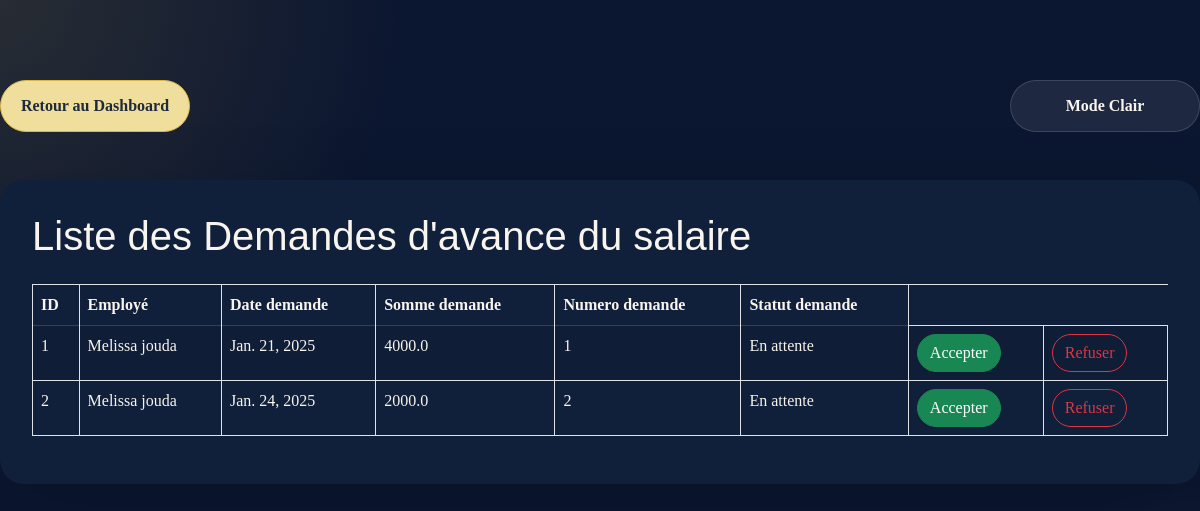
The app's page /acceuil-arh/salaires/demande_avance_salaire/ with its own data.
### app1/models.py (models this page shows, shortened)
class DemandeAvanceSalaire(models.Model):
    Somme = models.FloatField()
    Date_demande = models.DateField(default=timezone.now)
    Employe_demande = models.ForeignKey(Employe, on_delete=models.CASCADE, related_name="demandes_avance")
    num_demande = models.IntegerField()
    statut = models.CharField(max_length=10, choices=[('en_attente', 'En attente'), ('approuve', 'Approuvé'), ('rejete', 'Rejeté')], default='en_attente')
    commentaire = models.TextField(null=True, blank=True)

class Employe(models.Model):
    nom= models.CharField(max_length=20)
    prenom= models.CharField(max_length=20)
    sexe = models.CharField(max_length=10, choices=[('Homme', 'Homme'), ('Femme', 'Femme')], default=0)
    date_de_naissance= models.DateField(default=timezone.now)
    date_aumbauche= models.DateField(default=timezone.now)
    adresse= models.CharField(max_length=30)
    Historique_professionnel= models.CharField(max_length=500)
    Service_Employe= models.ForeignKey(Service, on_delete=models.CASCADE)
    Competance_Employe=models.ManyToManyField(Competances, related_name="comp", blank=True)
    Employe_Formation= models.ManyToManyField(Formations, related_name="frm", blank=True)
    Employe_Utilisateur= models.OneToOneField(Utilisateur, on_delete=models.CASCADE, related_name="employe")
    photo_profil = models.ImageField(upload_to='profile_photos/', null=True, blank=True)
    def __str__(self):
        return f"{self.prenom} {self.nom}"

### app1/views.py (the view)
# urls.py: path('acceuil-arh/salaires/demande_avance_salaire/', views.liste_demande_avance_salaire, name='avance_salaire'),
def liste_demande_avance_salaire(request):
    demandes_avance = DemandeAvanceSalaire.objects.all()
    return render(request, 'liste_demande_avance_salaire.html', { 'demandes_avance': demandes_avance})

### app1/templates/liste_demande_avance_salaire.html (shortened to what this page needs)
<!DOCTYPE html>
<html lang="en">
    {% load static %}
<head>
    <link rel="stylesheet" href="{% static 'css/bootstrap.min.css' %}">
    <link rel="stylesheet" href="{% static 'css/styles.css' %}">
</head>
<body>
    <div class="theme-control-bar">
        <a href="{% url 'acceuil_arh' %}" class="btn btn-primary" id="dashboard-return">Retour au Dashboard</a>
        <button id="theme-toggle" class="btn btn-secondary">Mode Clair/Sombre</button>
    </div>
    <div class="container mt-5">
        <h1 class="mb-4">Liste des Demandes d'avance du salaire</h1>
        <table class="table table-bordered table-striped">
            <thead class="thead-dark">
                <tr>
                    <th>ID</th>
                    <th>Employé</th>
                    <th>Date demande</th>
                    <th>Somme demande</th>
                    <th>Numero demande</th>
                    <th>Statut demande</th>
                </tr>
            </thead>
            <tbody>
                {% for demande in demandes_avance %}
                <tr>
                    <td>{{ demande.id }}</td>
                    <td>{{ demande.Employe_demande }}</td>
                    <td>{{ demande.Date_demande }}</td>
                    <td>{{ demande.Somme }}</td>
                    <td>{{ demande.num_demande }}</td>
                    <td>{{ demande.statut }}</td>
                    <td><a class="btn btn-success" href="{% url 'accepter_demande_avance_salaire' demande.id %}">Accepter</a></td>
                    <td><a class="btn btn-outline-danger" href="{% url 'refuser_demande_avance_salaire' demande.id %}">Refuser</a></td>
                </tr>
                {% empty %}
                <tr>
                  <td colspan="8">Aucune demande trouvée.</td>
                </tr>
                {% endfor %}
            </tbody>
        </table>
    </div>
</body>
</html>

### app1/static/css/styles.css (style rules this page uses)
:root { --bg-base: #0b1630; --bg-card: rgba(255,255,255,0.08); --bg-card-soft: rgba(255,255,255,0.12); --surface: #101f3a; --surface-soft: #162748; --text-light: #f8f4ee; --text-strong: #ffffff; --text-dark: #1f2a3d; --accent: #d9b74b; --accent-soft: #f0de9d; --chart-1: #4d9be6; --chart-2: #ec6a5e; --chart-3: #6dd1b7; --chart-4: #f5c04d; --chart-5: #7c5cff; --chart-6: #ff7fbf; --shadow: 0 24px 80px rgba(0,0,0,0.18); --border: rgba(255,255,255,0.12); }
html { scroll-behavior: smooth; }
body { min-height: 100vh; font-family: 'Poppins', sans-serif; background: radial-gradient(circle at top left, rgba(217,183,75,0.14), transparent 28%), radial-gradient(circle at bottom right, rgba(244,235,215,0.12), transparent 22%), var(--bg-base); color: var(--text-light); margin: 0; padding: 0; padding-top: 80px; }
body, input, textarea, select, button { font-family: inherit; }
h1, h2, h3, h4, h5, h6 { font-family: 'Poppins', sans-serif; }
a { color: inherit; }
button, .btn { border-radius: 999px; transition: all 220ms ease; }
.card, .table, .form-control, .btn { transition: all 220ms ease; }
.table thead th { border-bottom: 1px solid rgba(255,255,255,0.15); }
.btn-primary { background-color: var(--accent); border-color: var(--accent); color: var(--text-dark); }
.table thead th, .table tbody td, .form-label, .navbar a, footer, .card-title, .card-text { color: var(--text-light) !important; }
.theme-control-bar { display: flex; align-items: center; justify-content: space-between; gap: 0.75rem; flex-wrap: wrap; margin-bottom: 1.5rem; }
#theme-toggle, #dashboard-return { min-width: 190px; padding: 0.8rem 1rem; border: 1px solid transparent; font-weight: 600; }
#theme-toggle { background: rgba(255, 255, 255, 0.08); border-color: rgba(255, 255, 255, 0.14); color: var(--text-light); }
#dashboard-return { background: var(--accent-soft); color: var(--text-dark); border-color: var(--accent); }
.container { background: var(--surface); border-radius: 24px; padding: 2rem; box-shadow: var(--shadow); }
.btn-secondary { background-color: rgba(255, 255, 255, 0.08); border-color: rgba(255, 255, 255, 0.12); color: var(--text-light); }
.card, .table, .form-control, .btn, .card-body { transition: all 220ms ease; }
.container { max-width: 1200px; margin: 2rem auto; }

### records on screen
DemandeAvanceSalaire: id "1", Employe_demande "Melissa jouda", Date_demande "Jan. 21, 2025", Somme "4000.0", num_demande "1", statut "En attente"
DemandeAvanceSalaire: id "2", Employe_demande "Melissa jouda", Date_demande "Jan. 24, 2025", Somme "2000.0", num_demande "2", statut "En attente"
